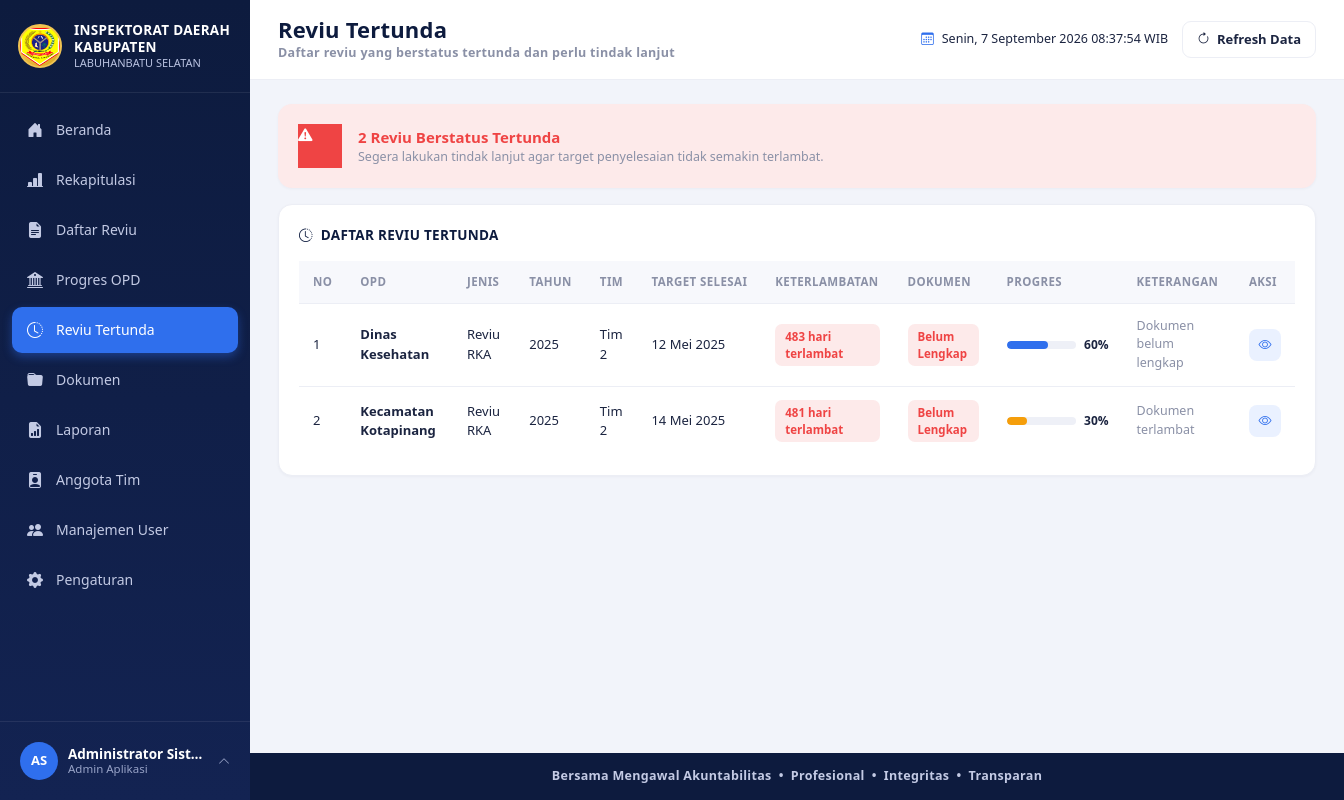
Page /reviu_tertunda.php (signed in) on the committed database.
### tables this page shows
CREATE TABLE users (
  id INT AUTO_INCREMENT PRIMARY KEY,
  username VARCHAR(50) NOT NULL UNIQUE,
  password VARCHAR(255) NOT NULL,
  nama_lengkap VARCHAR(100) NOT NULL,
  jabatan VARCHAR(100) DEFAULT NULL,
  role_id INT NOT NULL,
  avatar VARCHAR(255) DEFAULT NULL,
  status ENUM('aktif','nonaktif') NOT NULL DEFAULT 'aktif',
  created_at TIMESTAMP DEFAULT CURRENT_TIMESTAMP,
  CONSTRAINT fk_users_role FOREIGN KEY (role_id) REFERENCES roles(id)
);

CREATE TABLE reviu (
  id INT AUTO_INCREMENT PRIMARY KEY,
  opd_id INT NOT NULL,
  jenis_reviu_id INT NOT NULL,
  tim_reviu_id INT NOT NULL,
  tahun YEAR NOT NULL,
  tgl_mulai DATE NOT NULL,
  tgl_target_selesai DATE NOT NULL,
  dokumen_status ENUM('Lengkap','Belum Lengkap') NOT NULL DEFAULT 'Belum Lengkap',
  status ENUM('Belum Mulai','Proses','Selesai','Tertunda') NOT NULL DEFAULT 'Belum Mulai',
  progres TINYINT UNSIGNED NOT NULL DEFAULT 0,
  keterangan VARCHAR(255) DEFAULT NULL,
  created_by INT DEFAULT NULL,
  created_at TIMESTAMP DEFAULT CURRENT_TIMESTAMP,
  updated_at TIMESTAMP DEFAULT CURRENT_TIMESTAMP ON UPDATE CURRENT_TIMESTAMP,
  CONSTRAINT fk_reviu_opd FOREIGN KEY (opd_id) REFERENCES opd(id),
  CONSTRAINT fk_reviu_jenis FOREIGN KEY (jenis_reviu_id) REFERENCES jenis_reviu(id),
  CONSTRAINT fk_reviu_tim FOREIGN KEY (tim_reviu_id) REFERENCES tim_reviu(id)
);

CREATE TABLE opd (
  id INT AUTO_INCREMENT PRIMARY KEY,
  nama_opd VARCHAR(150) NOT NULL,
  created_at TIMESTAMP DEFAULT CURRENT_TIMESTAMP
);

CREATE TABLE jenis_reviu (
  id INT AUTO_INCREMENT PRIMARY KEY,
  nama_jenis VARCHAR(100) NOT NULL
);

CREATE TABLE tim_reviu (
  id INT AUTO_INCREMENT PRIMARY KEY,
  nama_tim VARCHAR(50) NOT NULL
);

### includes/auth.php (called while the page is built, shortened)
<?php
require_once __DIR__ . '/../config/database.php';
function is_logged_in()
{
    return isset($_SESSION['user_id']);
}
function base_url($path = '')
{
    return ROOT_URL . $path;
}
function current_user_data()
{
    global $pdo;
    $stmt = $pdo->prepare("SELECT u.*, r.nama_role, r.slug AS role_slug
                            FROM users u JOIN roles r ON r.id = u.role_id
                            WHERE u.id = ? LIMIT 1");
    $stmt->execute([$_SESSION['user_id']]);
    $cached = $stmt->fetch();
    return $cached;
}

### includes/functions.php (called while the page is built, shortened)
<?php
function e($str)
{
    return htmlspecialchars((string) $str, ENT_QUOTES, 'UTF-8');
}
function format_tanggal_indo($date)
{
    $bulan = ['', 'Januari', 'Februari', 'Maret', 'April', 'Mei', 'Juni', 'Juli', 'Agustus', 'September', 'Oktober', 'November', 'Desember'];
    $ts = strtotime($date);
    return date('d', $ts) . ' ' . $bulan[(int) date('n', $ts)] . ' ' . date('Y', $ts);
}
function dokumen_badge_class($status)
{
    return $status === 'Lengkap' ? 'badge-lengkap' : 'badge-belumlengkap';
}
function progres_bar_color($progres)
{
    if ($progres >= 50) return '#2f6fed';
    if ($progres >= 1) return '#f59e0b';
    return '#9ca3af';
}
function avatar_url($avatar)
{
    return null;
}
function initials($name)
{
    $parts = preg_split('/\s+/', trim((string) $name));
    $initials = '';
    foreach (array_slice($parts, 0, 2) as $p) {
        if ($p !== '') {
            $initials .= strtoupper(substr($p, 0, 1));
        }
    }
    return $initials !== '' ? $initials : 'U';
}

### reviu_tertunda.php (the view, shortened to what this page needs)
<?php
require_once __DIR__ . '/includes/auth.php';
require_once __DIR__ . '/includes/functions.php';
$sql = "SELECT r.*, o.nama_opd, j.nama_jenis, t.nama_tim
        FROM reviu r
        JOIN opd o ON o.id = r.opd_id
        JOIN jenis_reviu j ON j.id = r.jenis_reviu_id
        JOIN tim_reviu t ON t.id = r.tim_reviu_id
        WHERE r.status = 'Tertunda'
        ORDER BY r.tgl_target_selesai ASC";
$data = $pdo->query($sql)->fetchAll();
include __DIR__ . '/includes/header.php';
?>
<div class="card-x mb-3" style="background:var(--red-light); border:none;">
  <div class="d-flex align-items-center gap-3">
    <div class="stat-icon" style="background:var(--red); color:#fff; width:44px; height:44px;"><i class="bi bi-exclamation-triangle-fill"></i></div>
    <div>
      <div style="font-weight:800; color:var(--red); font-size:15px;"><?= count($data) ?> Reviu Berstatus Tertunda</div>
      <div class="small-muted">Segera lakukan tindak lanjut agar target penyelesaian tidak semakin terlambat.</div>
    </div>
  </div>
</div>
<div class="card-x">
  <div class="card-x-title"><i class="bi bi-clock-history"></i> DAFTAR REVIU TERTUNDA</div>
  <div style="overflow-x:auto;">
    <table class="table-x">
      <thead>
        <tr><th>No</th><th>OPD</th><th>Jenis</th><th>Tahun</th><th>Tim</th><th>Target Selesai</th><th>Keterlambatan</th><th>Dokumen</th><th style="min-width:130px;">Progres</th><th>Keterangan</th><th>Aksi</th></tr>
      </thead>
      <tbody>
        <?php if (empty($data)): ?>
          <tr><td colspan="11" class="text-center py-4 small-muted"><i class="bi bi-emoji-smile" style="font-size:22px; display:block; margin-bottom:6px;"></i>Tidak ada reviu yang tertunda saat ini.</td></tr>
        <?php else: $no=1; foreach ($data as $r):
            $target = strtotime($r['tgl_target_selesai']);
            $today = strtotime(date('Y-m-d'));
            $selisih = floor(($today - $target) / 86400);
        ?>
        <tr>
          <td><?= $no++ ?></td>
          <td><b><?= e($r['nama_opd']) ?></b></td>
          <td><?= e($r['nama_jenis']) ?></td>
          <td><?= e($r['tahun']) ?></td>
          <td><?= e($r['nama_tim']) ?></td>
          <td><?= format_tanggal_indo($r['tgl_target_selesai']) ?></td>
          <td>
            <?php if ($selisih > 0): ?>
              <span class="badge-x badge-tertunda"><?= $selisih ?> hari terlambat</span>
            <?php else: ?>
              <span class="badge-x badge-belummulai">Belum lewat target</span>
            <?php endif; ?>
          </td>
          <td><span class="badge-x <?= dokumen_badge_class($r['dokumen_status']) ?>"><?= e($r['dokumen_status']) ?></span></td>
          <td>
            <div class="d-flex align-items-center gap-2">
              <div class="progress-thin" style="flex:1;"><div class="bar" style="width:<?= (int)$r['progres'] ?>%; background:<?= progres_bar_color($r['progres']) ?>;"></div></div>
              <span style="font-weight:700; font-size:12px;"><?= (int)$r['progres'] ?>%</span>
            </div>
          </td>
          <td class="small-muted"><?= e($r['keterangan'] ?: '-') ?></td>
          <td><a href="reviu_detail.php?id=<?= (int)$r['id'] ?>" class="btn-eye"><i class="bi bi-eye"></i></a></td>
        </tr>
        <?php endforeach; endif; ?>
      </tbody>
    </table>
  </div>
</div>
<?php include __DIR__ . '/includes/footer.php'; ?>

### includes/sidebar.php (shortened to what this page needs)
<?php
$__user = current_user_data();
$__role = current_role();
$__current_page = basename($_SERVER['PHP_SELF']);
$menu_items = [
  ['label' => 'Beranda',         'icon' => 'bi-house-door-fill',            'link' => 'index.php',           'roles' => ['administrator', 'auditor', 'pimpinan']],
  ['label' => 'Rekapitulasi',    'icon' => 'bi-bar-chart-line-fill',        'link' => 'rekapitulasi.php',    'roles' => ['administrator', 'auditor', 'pimpinan']],
  ['label' => 'Daftar Reviu',    'icon' => 'bi-file-earmark-text-fill',     'link' => 'daftar_reviu.php',    'roles' => ['administrator', 'auditor']],
  ['label' => 'Progres OPD',     'icon' => 'bi-bank2',                      'link' => 'progres_opd.php',     'roles' => ['administrator', 'auditor']],
  ['label' => 'Reviu Tertunda',  'icon' => 'bi-clock-history',              'link' => 'reviu_tertunda.php',  'roles' => ['administrator', 'auditor']],
  ['label' => 'Dokumen',         'icon' => 'bi-folder-fill',                'link' => 'dokumen.php',         'roles' => ['administrator', 'auditor']],
  ['label' => 'Laporan',         'icon' => 'bi-file-earmark-bar-graph-fill', 'link' => 'laporan.php',        'roles' => ['administrator', 'auditor']],
  ['label' => 'Anggota Tim',     'icon' => 'bi-person-badge-fill',          'link' => 'anggota_tim.php',     'roles' => ['administrator']],
  ['label' => 'Manajemen User',  'icon' => 'bi-people-fill',                'link' => 'user_management.php', 'roles' => ['administrator']],
  ['label' => 'Pengaturan',      'icon' => 'bi-gear-fill',                  'link' => 'pengaturan.php',      'roles' => ['administrator', 'auditor']],
];
$__avatar = avatar_url($__user['avatar']);
?>
<aside class="sidebar" id="appSidebar">
    <div class="sidebar-brand">
        <img src="<?= e(base_url('assets/images/logo-kabupaten.png')) ?>" alt="Logo Kabupaten Labuhanbatu Selatan"
            class="logo-emblem" onerror="this.style.display='none'">
        <div class="brand-text">
            <div class="t1">INSPEKTORAT DAERAH</div>
            <div class="t1">KABUPATEN</div>
            <div class="t2">LABUHANBATU SELATAN</div>
        </div>
    </div>
    <nav class="sidebar-menu">
        <?php foreach ($menu_items as $item):
      $is_active = $__current_page === $item['link'];
    ?>
        <a href="<?= e(base_url($item['link'])) ?>" class="menu-item <?= $is_active ? 'active' : '' ?>">
            <i class="bi <?= e($item['icon']) ?>"></i>
            <span><?= e($item['label']) ?></span>
        </a>
        <?php endforeach; ?>
    </nav>
    <div class="sidebar-user">
        <div class="user-row" id="userRowToggle">
            <?php if ($__avatar): ?>
            <img src="<?= e($__avatar) ?>" class="avatar-sm" alt="avatar">
            <?php else: ?>
            <div class="avatar-sm"><?= e(initials($__user['nama_lengkap'])) ?></div>
            <?php endif; ?>
            <div class="user-info">
                <div class="u-name"><?= e($__user['nama_lengkap']) ?></div>
                <div class="u-role"><?= e($__user['jabatan'] ? $__user['jabatan'] : role_label($__role)) ?></div>
            </div>
            <i class="bi bi-chevron-up caret"></i>
        </div>
    </div>
</aside>

### assets/css/style.css (style rules this page uses)
:root { --navy:#0d1b3e; --navy-2:#132352; --navy-3:#1b2f66; --blue:#2f6fed; --blue-light:#eaf1ff; --green:#16a34a; --green-light:#e7f7ed; --amber:#f59e0b; --amber-light:#fef3e0; --red:#ef4444; --red-light:#fdeaea; --purple:#8b5cf6; --purple-light:#f1eafe; --gray-bg:#f2f4fa; --text-main:#1b2440; --text-muted:#8a90a6; --border-color:#eceef5; --radius:14px; }
* { box-sizing:border-box; }
body { background:var(--gray-bg); color:var(--text-main); font-family:'Segoe UI', -apple-system, BlinkMacSystemFont, Roboto, Arial, sans-serif; font-size:14.5px; }
a { text-decoration:none; }
.small-muted { color:var(--text-muted); font-size:12.5px; }
.sidebar { width:250px; min-width:250px; background:linear-gradient(180deg,var(--navy) 0%,var(--navy-2) 100%); color:#fff; display:flex; flex-direction:column; position:fixed; top:0; left:0; bottom:0; z-index:1000; }
.sidebar-brand { display:flex; align-items:center; gap:12px; padding:22px 18px; border-bottom:1px solid rgba(255,255,255,.08); }
.sidebar-brand .logo-emblem { width:44px; height:44px; border-radius:50%; background:radial-gradient(circle at 30% 30%, #ffd76a, #d4a017); display:flex; align-items:center; justify-content:center; font-weight:700; color:#3a2c00; font-size:15px; border:2px solid #f0c352; flex-shrink:0; }
.sidebar-brand .brand-text { line-height:1.25; }
.sidebar-brand .brand-text .t1 { font-weight:800; font-size:13.5px; letter-spacing:.3px; }
.sidebar-brand .brand-text .t2 { font-size:11px; color:#b9c2e0; }
.sidebar-menu { padding:14px 12px; flex:1; overflow-y:auto; }
.sidebar-menu .menu-item { display:flex; align-items:center; gap:12px; padding:11px 14px; margin-bottom:4px; border-radius:10px; color:#c3cae4; font-size:14px; font-weight:500; transition:background .15s ease, color .15s ease; }
.sidebar-menu .menu-item i { font-size:16px; width:18px; text-align:center; }
.sidebar-menu .menu-item.active { background:var(--blue); color:#fff; box-shadow:0 4px 10px rgba(47,111,237,.4); }
.sidebar-user { border-top:1px solid rgba(255,255,255,.08); padding:14px 14px; position:relative; }
.sidebar-user .user-row { display:flex; align-items:center; gap:10px; cursor:pointer; padding:6px; border-radius:10px; }
.sidebar-user .avatar-sm { width:38px; height:38px; border-radius:50%; object-fit:cover; background:var(--blue); color:#fff; display:flex; align-items:center; justify-content:center; font-weight:700; font-size:13px; flex-shrink:0; }
.sidebar-user .user-info { line-height:1.2; flex:1; min-width:0; }
.sidebar-user .user-info .u-name { font-size:13.5px; font-weight:700; color:#fff; white-space:nowrap; overflow:hidden; text-overflow:ellipsis; }
.sidebar-user .user-info .u-role { font-size:11.5px; color:#98a3c7; }
.sidebar-user .caret { color:#98a3c7; font-size:12px; }
.card-x { background:#fff; border-radius:var(--radius); border:1px solid var(--border-color); padding:20px; box-shadow:0 1px 3px rgba(20,30,70,.04); }
.card-x .card-x-title { font-size:13.5px; font-weight:800; color:var(--navy); letter-spacing:.3px; margin-bottom:16px; display:flex; align-items:center; gap:8px; }
.progress-thin { height:8px; border-radius:6px; background:#eef0f7; overflow:hidden; }
.progress-thin .bar { height:100%; border-radius:6px; }
.badge-x { padding:4px 10px; border-radius:7px; font-size:11.5px; font-weight:700; display:inline-block; }
.badge-tertunda { background:var(--red-light); color:var(--red); }
.badge-belumlengkap { background:var(--red-light); color:var(--red); }
.table-x { width:100%; border-collapse:separate; border-spacing:0; font-size:13px; }
.table-x thead th { background:#f7f8fc; color:var(--text-muted); font-size:11.5px; text-transform:uppercase; letter-spacing:.4px; font-weight:700; padding:12px 14px; text-align:left; border-bottom:1px solid var(--border-color); white-space:nowrap; }
.table-x tbody td { padding:13px 14px; border-bottom:1px solid var(--border-color); vertical-align:middle; }
.table-x tbody tr:last-child td { border-bottom:none; }
.btn-eye { width:32px; height:32px; border-radius:8px; background:var(--blue-light); color:var(--blue); display:inline-flex; align-items:center; justify-content:center; border:none; }

### rows in the picture
users: nama_lengkap "AS", nama_lengkap "Administrator Sist…", jabatan "Admin Aplikasi"
reviu: opd.nama_opd "Dinas Kesehatan", jenis_reviu.nama_jenis "Reviu RKA", tahun "2025", tim_reviu.nama_tim "Tim 2", tgl_target_selesai "12 Mei 2025", dokumen_status "Belum Lengkap", progres "60", keterangan "Dokumen belum lengkap"
reviu: opd.nama_opd "Kecamatan Kotapinang", jenis_reviu.nama_jenis "Reviu RKA", tahun "2025", tim_reviu.nama_tim "Tim 2", tgl_target_selesai "14 Mei 2025", dokumen_status "Belum Lengkap", progres "30", keterangan "Dokumen terlambat"

### other values in the picture
$item['label'] "Beranda"
$item['label'] "Rekapitulasi"
$item['label'] "Daftar Reviu"
$item['label'] "Progres OPD"
$item['label'] "Reviu Tertunda"
$item['label'] "Dokumen"
$item['label'] "Laporan"
$item['label'] "Anggota Tim"
$item['label'] "Manajemen User"
$item['label'] "Pengaturan"
$page_title "Reviu Tertunda"
$page_subtitle "Daftar reviu yang berstatus tertunda dan perlu tindak lanjut"
count($data) "2"
